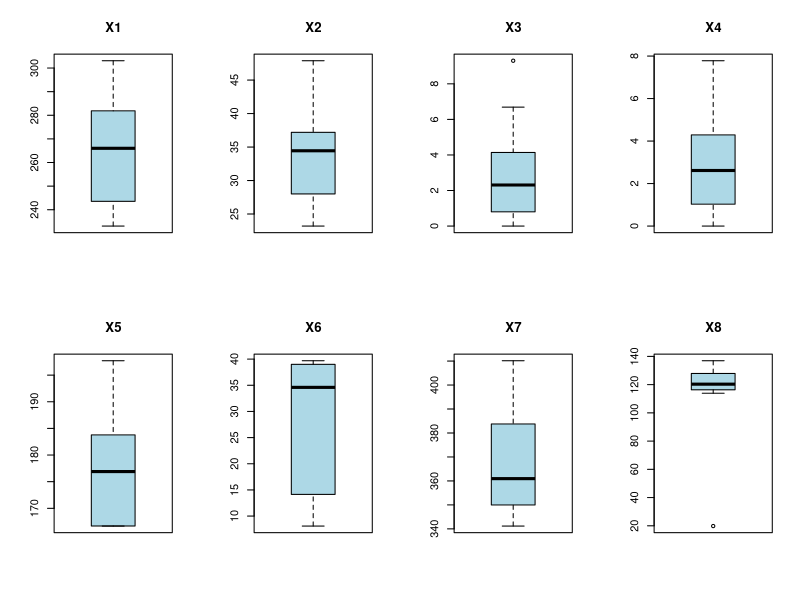
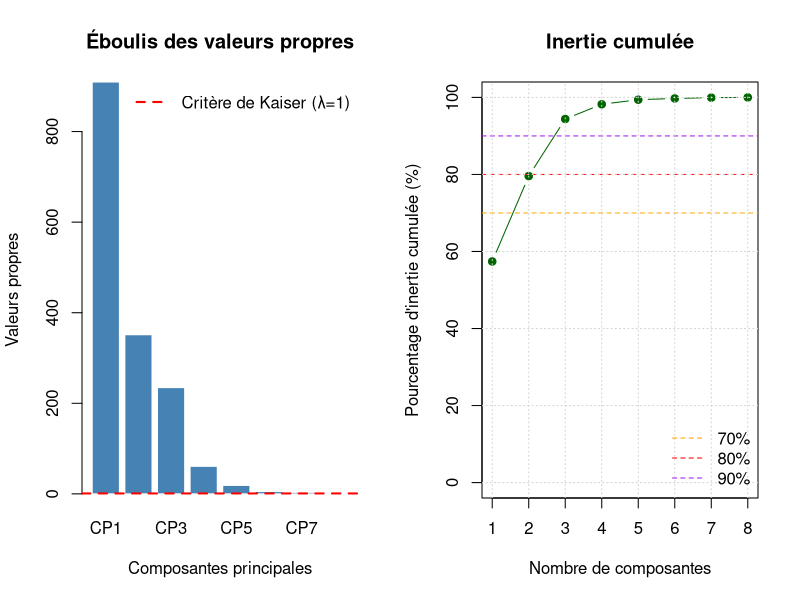
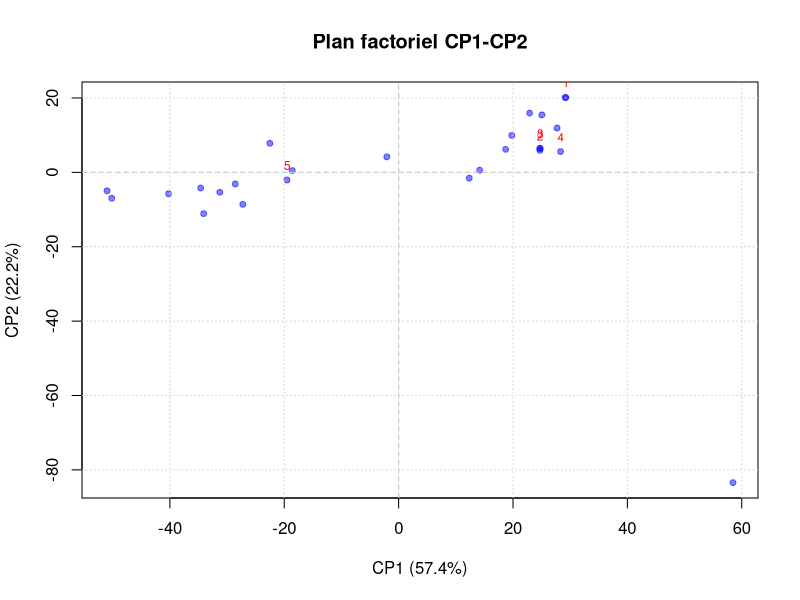
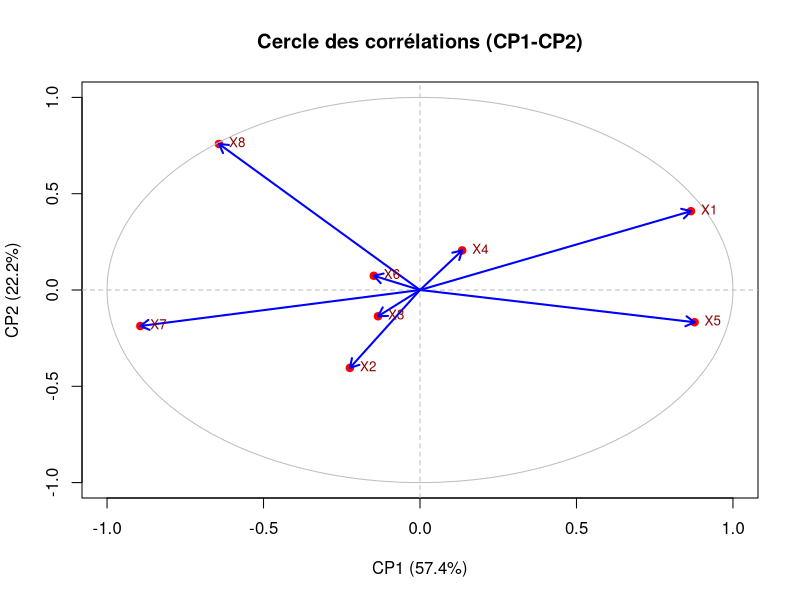
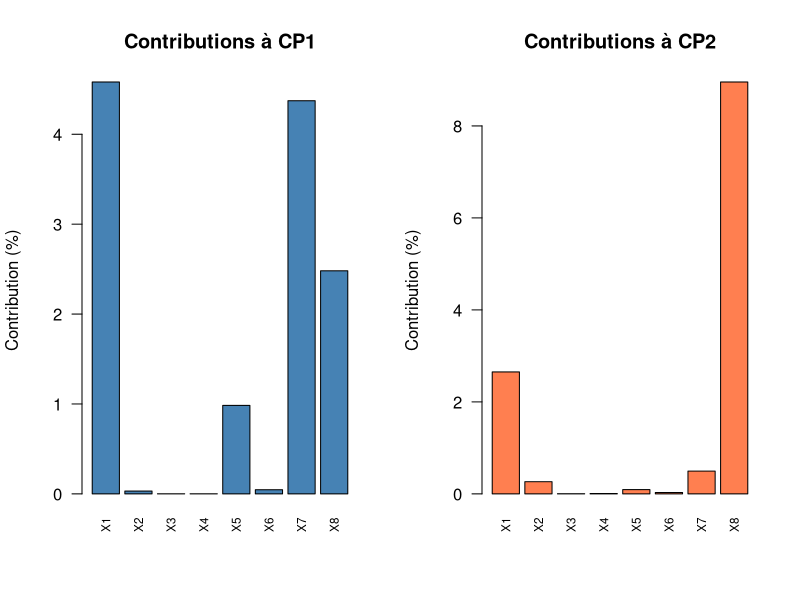
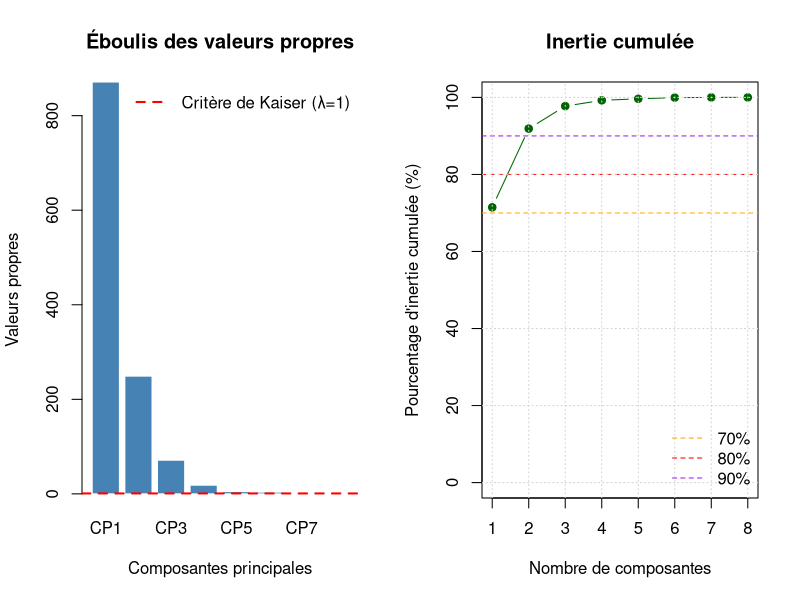
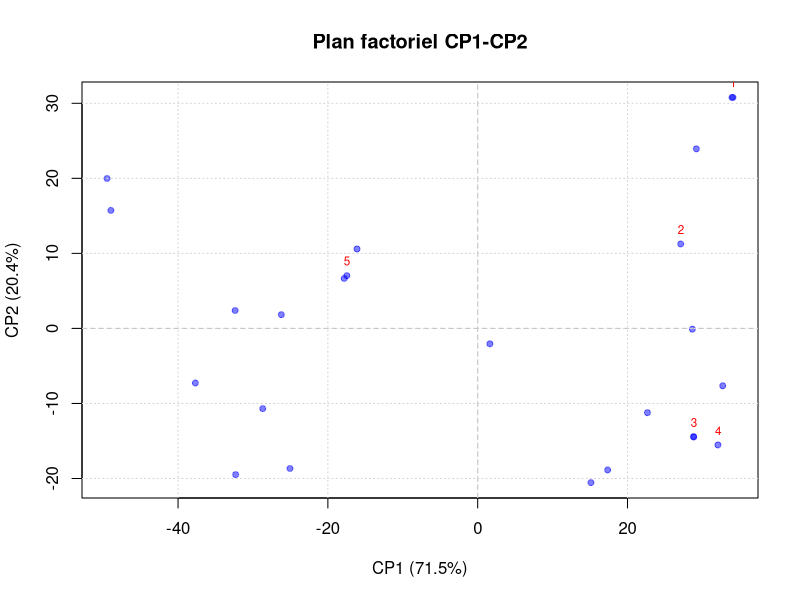
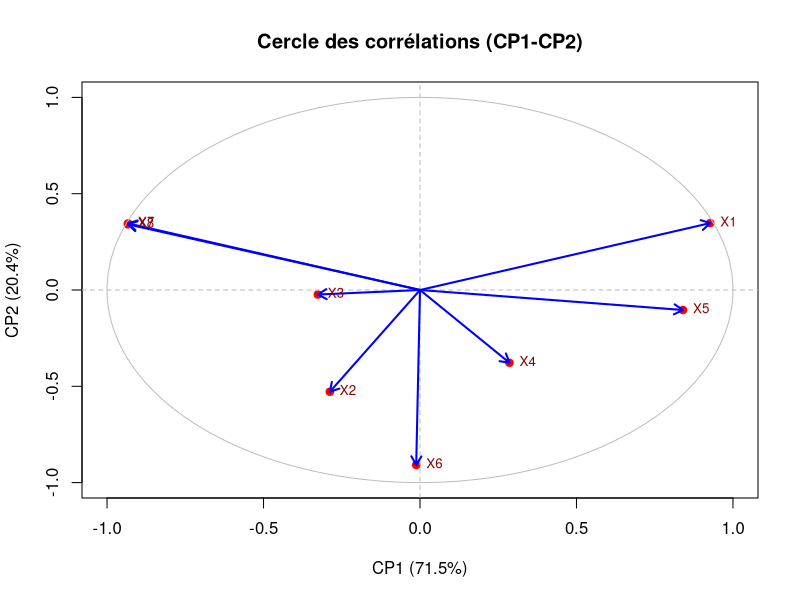

Write the R code that produced these figures, in order.
## ---- chunk 1
knitr::opts_chunk$set(echo = FALSE, warning = FALSE, message = FALSE, fig.width = 10, fig.height = 6)
## ---- chunk 2
data <- read.csv("data_PDE20.csv", header = TRUE, sep = ";")
data <- data[, -c(1, 10)]
data[] <- lapply(data, function(x) as.numeric(gsub(",", ".", x)))
data
## ---- chunk 3
# Dimensions du jeu de données
cat("Dimensions:", dim(data), "\n")
cat("Nombre de lignes:", nrow(data), "\n")
cat("Nombre de colonnes:", ncol(data), "\n\n")

# Résumé statistique
summary(data)
## ---- chunk 4
# Vérification des valeurs manquantes
missing_count <- colSums(is.na(data))

cat("\nPourcentage de valeurs manquantes:\n")
print(round(missing_count / nrow(data) * 100, 2))

## ---- chunk 5

par(mfrow = c(2, ceiling(ncol(data)/2)))
for(i in 1:ncol(data)) {
  boxplot(data[,i], main = colnames(data)[i], col = "lightblue")
}
par(mfrow = c(1,1))

# Fonction pour détecter les outliers avec la méthode IQR
detect_outliers <- function(x) {
  Q1 <- quantile(x, 0.25, na.rm = TRUE)
  Q3 <- quantile(x, 0.75, na.rm = TRUE)
  IQR <- Q3 - Q1
  lower <- Q1 - 1.5 * IQR
  upper <- Q3 + 1.5 * IQR
  return(sum(x < lower | x > upper, na.rm = TRUE))
}

outliers_count <- sapply(data, detect_outliers)
cat("\nNombre de valeurs aberrantes par variable:\n")
print(outliers_count)
## ---- chunk 6
# Fonction pour calculer l'ACP sans packages dédiés
acp <- function(X, center = TRUE) {
  
  # Vérifications
  if(!is.matrix(X)) {
    X <- as.matrix(X)
  }
  
  n <- nrow(X)
  p <- ncol(X)
  
  # Étape 1: Centrage et réduction des données
  if(center) {
    means <- colMeans(X)
    X_centered <- sweep(X, 2, means, "-")
  } else {
    means <- rep(0, p)
    X_centered <- X
  }
  
  
  #Calcul de la matrice de covariance
  # Matrice de covariance: (1/n) * t(X) %*% X
  cov_matrix <- (1/n) * t(X_centered) %*% X_centered
  
  #Décomposition en valeurs propres et vecteurs propres
  eigen_decomp <- eigen(cov_matrix)
  
  # Vecteurs propres (vecteurs directeurs des composantes principales)
  eigenvectors <- eigen_decomp$vectors
  
  # Valeurs propres (variances = inertie de chaque composante)
  eigenvalues <- eigen_decomp$values
  
  #Calcul des nouvelles coordonnées (scores)
  # Projection des données sur les axes principaux
  scores <- X_centered %*% eigenvectors
  
  #Calcul des taux d'inertie
  total_inertia <- sum(eigenvalues)
  inertia_rates <- eigenvalues / total_inertia * 100
  cumulative_inertia <- cumsum(inertia_rates)

  results <- list(
    eigenvalues = eigenvalues,
    eigenvectors = eigenvectors,
    scores = scores,
    inertia_rates = inertia_rates,
    cumulative_inertia = cumulative_inertia,
    means = means,
    cov_matrix = cov_matrix,
    n = n,
    p = p
  )
  
  class(results) <- "acp"
  return(results)
}
resultat_acp <- acp(data, center = TRUE)

## ---- chunk 7

eigenvectors_df <- as.data.frame(resultat_acp$eigenvectors)
colnames(eigenvectors_df) <- paste0("CP", 1:resultat_acp$p)
rownames(eigenvectors_df) <- colnames(data)

print(round(eigenvectors_df, 4))

## ---- chunk 8

inertia_df <- data.frame(
  Composante = paste0("CP", 1:resultat_acp$p),
  Valeur_propre = round(resultat_acp$eigenvalues, 4),
  Inertie_pct = round(resultat_acp$inertia_rates, 2),
  Inertie_cumulee = round(resultat_acp$cumulative_inertia, 2)
)

print(inertia_df)

print(round(eigenvectors_df[, 1:3], 4))
## ---- chunk 9

par(mfrow = c(1, 2))

# Graphique 1: Valeurs propres
barplot(resultat_acp$eigenvalues, 
        names.arg = paste0("CP", 1:resultat_acp$p),
        main = "Éboulis des valeurs propres",
        xlab = "Composantes principales",
        ylab = "Valeurs propres",
        col = "steelblue",
        border = "white")
abline(h = 1, col = "red", lty = 2, lwd = 2)
legend("topright", legend = "Critère de Kaiser (λ=1)", 
       col = "red", lty = 2, lwd = 2, bty = "n")

# Graphique 2: Pourcentages d'inertie cumulée
plot(1:resultat_acp$p, resultat_acp$cumulative_inertia,
     type = "b", pch = 19, col = "darkgreen",
     main = "Inertie cumulée",
     xlab = "Nombre de composantes",
     ylab = "Pourcentage d'inertie cumulée (%)",
     ylim = c(0, 100))
abline(h = c(70, 80, 90), col = c("orange", "red", "purple"), lty = 2)
grid()
legend("bottomright", 
       legend = c("70%", "80%", "90%"), 
       col = c("orange", "red", "purple"), 
       lty = 2, bty = "n")

par(mfrow = c(1, 1))

# Détermination du nombre de composantes à retenir
n_comp_kaiser <- sum(resultat_acp$eigenvalues >= 1)
n_comp_80 <- which(resultat_acp$cumulative_inertia >= 80)[1]

cat("\n\nCritères de sélection du nombre de composantes:\n")
cat("- Critère de Kaiser (λ ≥ 1):", n_comp_kaiser, "composantes\n")
cat("- Critère des 80% d'inertie:", n_comp_80, "composantes\n")
cat("- Inertie des 2 premières composantes:", 
    round(resultat_acp$cumulative_inertia[2], 2), "%\n")
cat("- Inertie des 3 premières composantes:", 
    round(resultat_acp$cumulative_inertia[3], 2), "%\n")
## ---- chunk 10

scores_df <- as.data.frame(resultat_acp$scores)
colnames(scores_df) <- paste0("CP", 1:resultat_acp$p)

print(round(head(scores_df, 10), 4))

# Statistiques descriptives des scores
cat("\n\nStatistiques descriptives des vecteurs propres (3 premières composantes):\n")
print(summary(scores_df[, 1:min(3, ncol(scores_df))]))
## ---- chunk 11
# Graphique des individus dans le plan principal
plot(resultat_acp$scores[,1], resultat_acp$scores[,2],
     pch = 19, col = rgb(0, 0, 1, 0.5),
     main = "Plan factoriel CP1-CP2",
     xlab = paste0("CP1 (", round(resultat_acp$inertia_rates[1], 1), "%)"),
     ylab = paste0("CP2 (", round(resultat_acp$inertia_rates[2], 1), "%)"),
     cex = 0.8)
abline(h = 0, v = 0, col = "gray", lty = 2)
grid()

# Ajout des labels pour quelques points
text(resultat_acp$scores[1:min(5, nrow(resultat_acp$scores)),1], 
     resultat_acp$scores[1:min(5, nrow(resultat_acp$scores)),2],
     labels = 1:min(5, nrow(resultat_acp$scores)),
     pos = 3, cex = 0.7, col = "red")
## ---- chunk 12
# Calcul des corrélations entre variables et composantes
cor_var_comp <- cor(data, resultat_acp$scores)

# Cercle des corrélations pour CP1 et CP2
plot(cor_var_comp[,1], cor_var_comp[,2],
     xlim = c(-1, 1), ylim = c(-1, 1),
     pch = 19, col = "red",
     main = "Cercle des corrélations (CP1-CP2)",
     xlab = paste0("CP1 (", round(resultat_acp$inertia_rates[1], 1), "%)"),
     ylab = paste0("CP2 (", round(resultat_acp$inertia_rates[2], 1), "%)"))

# Ajout du cercle de corrélation
theta <- seq(0, 2*pi, length = 200)
lines(cos(theta), sin(theta), col = "gray")
abline(h = 0, v = 0, col = "gray", lty = 2)

# Ajout des flèches et labels
arrows(0, 0, cor_var_comp[,1], cor_var_comp[,2], 
       length = 0.1, col = "blue", lwd = 2)
text(cor_var_comp[,1], cor_var_comp[,2], 
     labels = rownames(cor_var_comp),
     pos = 4, cex = 0.8, col = "darkred")
## ---- chunk 13
# Calcul de la qualité de représentation (cos²)
cos2_ind <- resultat_acp$scores^2 / rowSums(resultat_acp$scores^2)
cos2_var <- cor_var_comp^2


quality_df <- data.frame(
  Variable = rownames(cor_var_comp),
  cos2_CP1 = round(cos2_var[,1], 3),
  cos2_CP2 = round(cos2_var[,2], 3),
  cos2_CP1_CP2 = round(cos2_var[,1] + cos2_var[,2], 3)
)
print(quality_df)

print(quality_df[quality_df$cos2_CP1_CP2 > 0.5, ])
## ---- chunk 14
# Calcul des contributions des variables aux composantes
contrib_var <- (resultat_acp$eigenvectors^2) * 100 / resultat_acp$p

contrib_df <- as.data.frame(contrib_var)
colnames(contrib_df) <- paste0("CP", 1:resultat_acp$p)
rownames(contrib_df) <- colnames(data)


print(round(contrib_df[, 1:min(3, ncol(contrib_df))], 2))

# Visualisation des contributions pour CP1 et CP2
par(mfrow = c(1, 2))
barplot(contrib_var[,1], names.arg = rownames(contrib_df),
        main = "Contributions à CP1",
        ylab = "Contribution (%)",
        col = "steelblue", las = 2, cex.names = 0.7)
abline(h = 100/resultat_acp$p, col = "red", lty = 2)

barplot(contrib_var[,2], names.arg = rownames(contrib_df),
        main = "Contributions à CP2",
        ylab = "Contribution (%)",
        col = "coral", las = 2, cex.names = 0.7)
abline(h = 100/resultat_acp$p, col = "red", lty = 2)
par(mfrow = c(1, 1))
## ---- chunk 15
cat("========================================\n")
cat("RÉSUMÉ DE L'ANALYSE EN COMPOSANTES PRINCIPALES\n")
cat("========================================\n\n")

cat("1. Données:\n")
cat("   - Nombre d'individus:", resultat_acp$n, "\n")
cat("   - Nombre de variables:", resultat_acp$p, "\n\n")

cat("2. Composantes principales retenues:\n")
cat("   - Selon le critère de Kaiser:", n_comp_kaiser, "composantes\n")
cat("   - Selon le critère des 80%:", n_comp_80, "composantes\n\n")

cat("3. Inertie expliquée:\n")
cat("   - Par la première composante:", 
    round(resultat_acp$inertia_rates[1], 2), "%\n")
cat("   - Par les deux premières composantes:", 
    round(resultat_acp$cumulative_inertia[2], 2), "%\n")
cat("   - Par les trois premières composantes:", 
    round(resultat_acp$cumulative_inertia[3], 2), "%\n\n")

cat("4. Interprétation:\n")
cat("   - Les", 3, "premières composantes capturent presque 80% de l'information\n")
cat("   - Le plan factoriel CP1-CP2 explique", 
    round(resultat_acp$cumulative_inertia[2], 1), 
    "% de la variabilité totale\n\n")

# Variables les plus importantes pour CP1
cat("5. Variables principales pour CP1:\n")
top_cp1 <- order(abs(resultat_acp$eigenvectors[,1]), decreasing = TRUE)[1:3]
for(i in top_cp1) {
  cat("   -", colnames(data)[i], ":", 
      round(resultat_acp$eigenvectors[i,1], 3), "\n")
}

cat("\n6. Variables principales pour CP2:\n")
top_cp2 <- order(abs(resultat_acp$eigenvectors[,2]), decreasing = TRUE)[1:3]
for(i in top_cp2) {
  cat("   -", colnames(data)[i], ":", 
      round(resultat_acp$eigenvectors[i,2], 3), "\n")
}

cat("\n========================================\n")
## ---- chunk 16
data<- data[-c(10,11), ]
data
resultat_acp<- acp(data, center = TRUE)
eigenvectors_df <- as.data.frame(resultat_acp$eigenvectors)
colnames(eigenvectors_df) <- paste0("CP", 1:resultat_acp$p)
rownames(eigenvectors_df) <- colnames(data)

print(round(eigenvectors_df, 4))

## ---- chunk 17

inertia_df <- data.frame(
  Composante = paste0("CP", 1:resultat_acp$p),
  Valeur_propre = round(resultat_acp$eigenvalues, 4),
  Inertie_pct = round(resultat_acp$inertia_rates, 2),
  Inertie_cumulee = round(resultat_acp$cumulative_inertia, 2)
)

print(inertia_df)

print(round(eigenvectors_df[, 1:3], 4))
## ---- chunk 18

par(mfrow = c(1, 2))

# Graphique 1: Valeurs propres
barplot(resultat_acp$eigenvalues, 
        names.arg = paste0("CP", 1:resultat_acp$p),
        main = "Éboulis des valeurs propres",
        xlab = "Composantes principales",
        ylab = "Valeurs propres",
        col = "steelblue",
        border = "white")
abline(h = 1, col = "red", lty = 2, lwd = 2)
legend("topright", legend = "Critère de Kaiser (λ=1)", 
       col = "red", lty = 2, lwd = 2, bty = "n")

# Graphique 2: Pourcentages d'inertie cumulée
plot(1:resultat_acp$p, resultat_acp$cumulative_inertia,
     type = "b", pch = 19, col = "darkgreen",
     main = "Inertie cumulée",
     xlab = "Nombre de composantes",
     ylab = "Pourcentage d'inertie cumulée (%)",
     ylim = c(0, 100))
abline(h = c(70, 80, 90), col = c("orange", "red", "purple"), lty = 2)
grid()
legend("bottomright", 
       legend = c("70%", "80%", "90%"), 
       col = c("orange", "red", "purple"), 
       lty = 2, bty = "n")

par(mfrow = c(1, 1))

# Détermination du nombre de composantes à retenir
n_comp_kaiser <- sum(resultat_acp$eigenvalues >= 1)
n_comp_80 <- which(resultat_acp$cumulative_inertia >= 80)[1]

cat("\n\nCritères de sélection du nombre de composantes:\n")
cat("- Critère de Kaiser (λ ≥ 1):", n_comp_kaiser, "composantes\n")
cat("- Critère des 80% d'inertie:", n_comp_80, "composantes\n")
cat("- Inertie des 2 premières composantes:", 
    round(resultat_acp$cumulative_inertia[2], 2), "%\n")
cat("- Inertie des 3 premières composantes:", 
    round(resultat_acp$cumulative_inertia[3], 2), "%\n")
## ---- chunk 19

scores_df <- as.data.frame(resultat_acp$scores)
colnames(scores_df) <- paste0("CP", 1:resultat_acp$p)

print(round(head(scores_df, 10), 4))

# Statistiques descriptives des scores
cat("\n\nStatistiques descriptives des vecteurs propres (3 premières composantes):\n")
print(summary(scores_df[, 1:min(3, ncol(scores_df))]))
## ---- chunk 20
# Graphique des individus dans le plan principal
plot(resultat_acp$scores[,1], resultat_acp$scores[,2],
     pch = 19, col = rgb(0, 0, 1, 0.5),
     main = "Plan factoriel CP1-CP2",
     xlab = paste0("CP1 (", round(resultat_acp$inertia_rates[1], 1), "%)"),
     ylab = paste0("CP2 (", round(resultat_acp$inertia_rates[2], 1), "%)"),
     cex = 0.8)
abline(h = 0, v = 0, col = "gray", lty = 2)
grid()

# Ajout des labels pour quelques points
text(resultat_acp$scores[1:min(5, nrow(resultat_acp$scores)),1], 
     resultat_acp$scores[1:min(5, nrow(resultat_acp$scores)),2],
     labels = 1:min(5, nrow(resultat_acp$scores)),
     pos = 3, cex = 0.7, col = "red")
## ---- chunk 21
# Calcul des corrélations entre variables et composantes
cor_var_comp <- cor(data, resultat_acp$scores)

# Cercle des corrélations pour CP1 et CP2
plot(cor_var_comp[,1], cor_var_comp[,2],
     xlim = c(-1, 1), ylim = c(-1, 1),
     pch = 19, col = "red",
     main = "Cercle des corrélations (CP1-CP2)",
     xlab = paste0("CP1 (", round(resultat_acp$inertia_rates[1], 1), "%)"),
     ylab = paste0("CP2 (", round(resultat_acp$inertia_rates[2], 1), "%)"))

# Ajout du cercle de corrélation
theta <- seq(0, 2*pi, length = 200)
lines(cos(theta), sin(theta), col = "gray")
abline(h = 0, v = 0, col = "gray", lty = 2)

# Ajout des flèches et labels
arrows(0, 0, cor_var_comp[,1], cor_var_comp[,2], 
       length = 0.1, col = "blue", lwd = 2)
text(cor_var_comp[,1], cor_var_comp[,2], 
     labels = rownames(cor_var_comp),
     pos = 4, cex = 0.8, col = "darkred")
## ---- chunk 22
# Calcul de la qualité de représentation (cos²)
cos2_ind <- resultat_acp$scores^2 / rowSums(resultat_acp$scores^2)
cos2_var <- cor_var_comp^2


quality_df <- data.frame(
  Variable = rownames(cor_var_comp),
  cos2_CP1 = round(cos2_var[,1], 3),
  cos2_CP2 = round(cos2_var[,2], 3),
  cos2_CP1_CP2 = round(cos2_var[,1] + cos2_var[,2], 3)
)
print(quality_df)

print(quality_df[quality_df$cos2_CP1_CP2 > 0.5, ])
## ---- chunk 23
# Calcul des contributions des variables aux composantes
contrib_var <- (resultat_acp$eigenvectors^2) * 100 / resultat_acp$p

contrib_df <- as.data.frame(contrib_var)
colnames(contrib_df) <- paste0("CP", 1:resultat_acp$p)
rownames(contrib_df) <- colnames(data)


print(round(contrib_df[, 1:min(3, ncol(contrib_df))], 2))

# Visualisation des contributions pour CP1 et CP2
par(mfrow = c(1, 2))
barplot(contrib_var[,1], names.arg = rownames(contrib_df),
        main = "Contributions à CP1",
        ylab = "Contribution (%)",
        col = "steelblue", las = 2, cex.names = 0.7)
abline(h = 100/resultat_acp$p, col = "red", lty = 2)

barplot(contrib_var[,2], names.arg = rownames(contrib_df),
        main = "Contributions à CP2",
        ylab = "Contribution (%)",
        col = "coral", las = 2, cex.names = 0.7)
abline(h = 100/resultat_acp$p, col = "red", lty = 2)
par(mfrow = c(1, 1))
## ---- chunk 24
cat("========================================\n")
cat("RÉSUMÉ DE L'ANALYSE EN COMPOSANTES PRINCIPALES\n")
cat("========================================\n\n")

cat("1. Données:\n")
cat("   - Nombre d'individus:", resultat_acp$n, "\n")
cat("   - Nombre de variables:", resultat_acp$p, "\n\n")

cat("2. Composantes principales retenues:\n")
cat("   - Selon le critère de Kaiser:", n_comp_kaiser, "composantes\n")
cat("   - Selon le critère des 80%:", n_comp_80, "composantes\n\n")

cat("3. Inertie expliquée:\n")
cat("   - Par la première composante:", 
    round(resultat_acp$inertia_rates[1], 2), "%\n")
cat("   - Par les deux premières composantes:", 
    round(resultat_acp$cumulative_inertia[2], 2), "%\n")
cat("   - Par les trois premières composantes:", 
    round(resultat_acp$cumulative_inertia[3], 2), "%\n\n")

cat("4. Interprétation:\n")
cat("   - Les", 3, "premières composantes capturent presque 80% de l'information\n")
cat("   - Le plan factoriel CP1-CP2 explique", 
    round(resultat_acp$cumulative_inertia[2], 1), 
    "% de la variabilité totale\n\n")

# Variables les plus importantes pour CP1
cat("5. Variables principales pour CP1:\n")
top_cp1 <- order(abs(resultat_acp$eigenvectors[,1]), decreasing = TRUE)[1:3]
for(i in top_cp1) {
  cat("   -", colnames(data)[i], ":", 
      round(resultat_acp$eigenvectors[i,1], 3), "\n")
}

cat("\n6. Variables principales pour CP2:\n")
top_cp2 <- order(abs(resultat_acp$eigenvectors[,2]), decreasing = TRUE)[1:3]
for(i in top_cp2) {
  cat("   -", colnames(data)[i], ":", 
      round(resultat_acp$eigenvectors[i,2], 3), "\n")
}

cat("\n========================================\n")
